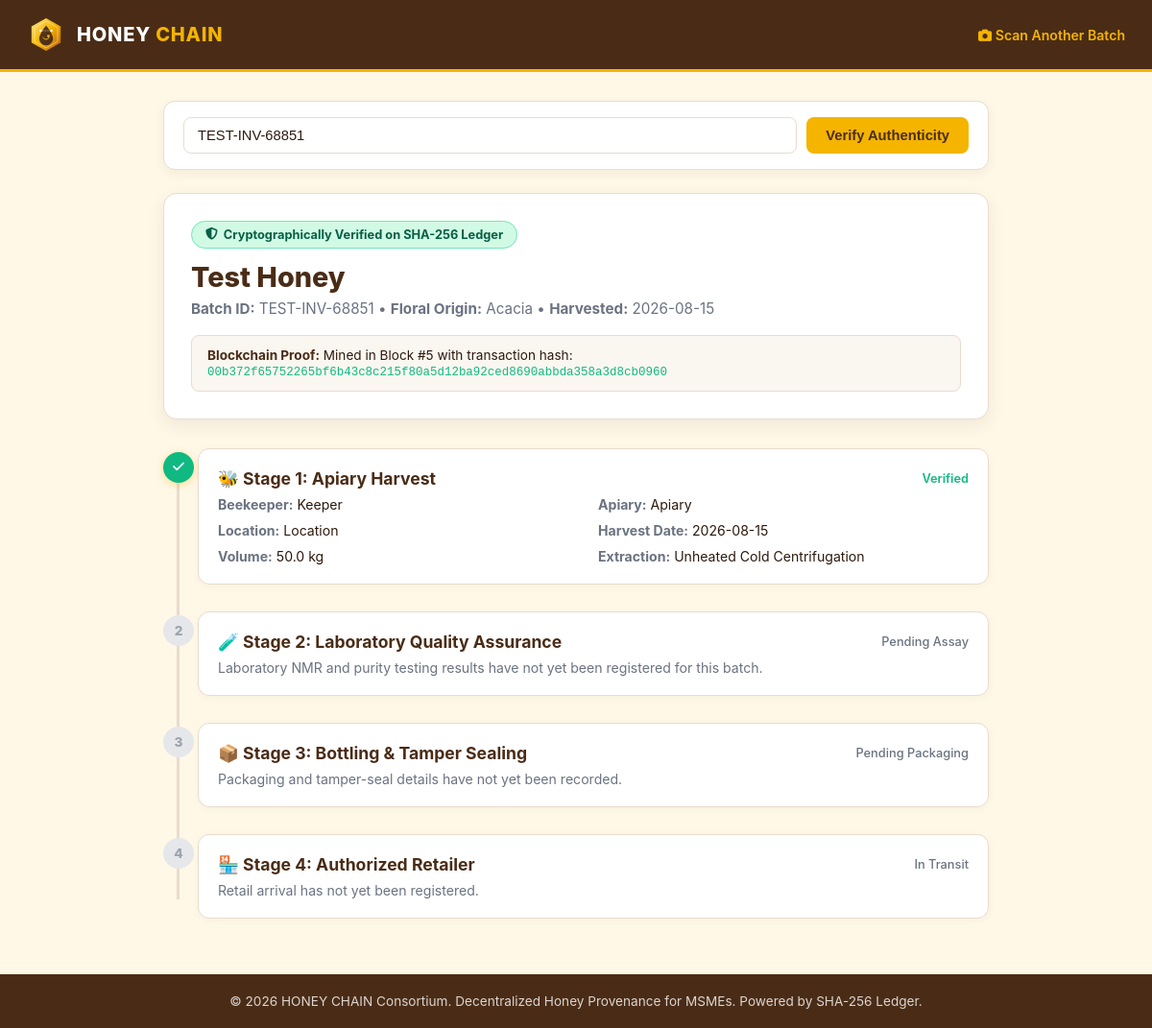
The page /trace/TEST-INV-68851 on the database its author committed.
### tables this page shows
CREATE TABLE batches (
            batch_id TEXT PRIMARY KEY,
            product_name TEXT NOT NULL,
            floral_source TEXT NOT NULL,
            apiary_name TEXT NOT NULL,
            beekeeper_name TEXT NOT NULL,
            origin_location TEXT NOT NULL,
            harvest_date TEXT NOT NULL,
            comb_type TEXT DEFAULT 'Pure Capped Comb',
            extraction_method TEXT DEFAULT 'Unheated Cold Centrifugation',
            quantity_kg REAL DEFAULT 200.0,
            current_stage TEXT NOT NULL DEFAULT 'Block 1: Honey Batch Registered',
            stage_num INTEGER NOT NULL DEFAULT 1,
            qr_code_image TEXT,
            tx_hash TEXT,
            block_index INTEGER,
            created_at TEXT NOT NULL,
            
            -- Block 2: Laboratory Test Info & Digital Signatures
            lab_name TEXT,
            inspector_name TEXT,
            certificate_no TEXT,
            purity_score REAL,
            moisture_content REAL,
            nmr_profile TEXT,
            hmf_level REAL,
            lab_test_date TEXT,
            digital_signature TEXT,
            signing_key_id TEXT,
            signature_timestamp TEXT,
            
            -- Block 3: Honey Packaging Info
            packaging_plant TEXT,
            packaging_supervisor TEXT,
            jar_format TEXT,
            net_weight TEXT,
            tamper_seal_id TEXT,
            packaging_date TEXT,
            lot_number TEXT,
            
            -- Block 4: Seller Info
            seller_name TEXT,
            store_location TEXT,
            license_no TEXT,
            shelf_arrival_date TEXT,
            sale_price TEXT,
            retail_status TEXT DEFAULT 'On Shelf & Authenticated'
        );

### app.py (the view)
@app.route("/trace")
@app.route("/trace/<batch_id>")
def trace_route(batch_id=None):
    clean_id = (batch_id or request.args.get("batch_id", "")).strip().upper().lstrip("#")
    batch = database.get_batch(clean_id) if clean_id else None
    return render_template(
        "public/trace.html",
        batch=batch,
        searched_id=clean_id
    )

### database/database.py (called while the page is built)
def get_db_connection():
    db_parent = os.path.dirname(DB_PATH)
    if db_parent:
        os.makedirs(db_parent, exist_ok=True)
    conn = sqlite3.connect(DB_PATH)
    conn.row_factory = sqlite3.Row
    return conn

def get_batch(batch_id):
    conn = get_db_connection()
    cursor = conn.cursor()
    cursor.execute("SELECT * FROM batches WHERE UPPER(batch_id) = UPPER(?)", (batch_id.strip(),))
    row = cursor.fetchone()
    conn.close()
    return dict(row) if row else None

### templates/public/trace.html (shortened to what this page needs)
<!DOCTYPE html>
<html lang="en">
<head>
  <link rel="stylesheet" href="https://cdnjs.cloudflare.com/ajax/libs/font-awesome/6.5.0/css/all.min.css">
</head>
<body>
  <header class="public-header">
    <a href="{{ url_for('index') }}" class="brand-link">
      <img src="{{ url_for('static', filename='images/honey-logo.svg') }}" alt="Honey Chain Logo">
      <div class="brand-title">HONEY <span>CHAIN</span></div>
    </a>
    <div class="header-actions">
      <a href="{{ url_for('qr_scan') }}"><i class="fa-solid fa-camera"></i> Scan Another Batch</a>
    </div>
  </header>
  <div class="container">
    <div class="search-card">
      <form action="{{ url_for('trace_route') }}" method="GET" class="search-form" onsubmit="event.preventDefault(); const id = document.getElementById('traceSearchInput').value.trim(); if(id) window.location.href='/trace/' + encodeURIComponent(id);">
        <input type="text" id="traceSearchInput" class="search-input" value="{{ batch.batch_id if batch else '' }}" placeholder="Enter Honey Batch ID (e.g. HC-2026-1001)" required>
        <button type="submit" class="search-btn">Verify Authenticity</button>
      </form>
    </div>
    {% if batch %}
      <div class="certificate-card">
        <div class="cert-badge">
          <i class="fa-solid fa-shield-halved"></i> Cryptographically Verified on SHA-256 Ledger
        </div>
        <h1 class="product-title">{{ batch.product_name }}</h1>
        <div class="product-meta">
          <strong>Batch ID:</strong> {{ batch.batch_id }} &bull;
          <strong>Floral Origin:</strong> {{ batch.floral_source }} &bull;
          <strong>Harvested:</strong> {{ batch.harvest_date }}
        </div>
        <div style="background: #FAF6F0; border-radius: 8px; padding: 12px 16px; font-size: 0.85rem; border: 1px solid var(--hc-border);">
          <strong style="color: var(--hc-brown);">Blockchain Proof:</strong>
          Mined in Block #{{ batch.block_index }} with transaction hash:
          <code style="display: block; color: var(--hc-green); font-size: 0.78rem; word-break: break-all; margin-top: 3px;">
            {{ batch.tx_hash }}
          </code>
        </div>
      </div>
      <div class="timeline">
        <div class="timeline-item">
          <div class="timeline-dot done"><i class="fa-solid fa-check"></i></div>
          <div class="timeline-content">
            <div class="stage-title">
              <span>🐝 Stage 1: Apiary Harvest</span>
              <span style="font-size: 0.8rem; color: var(--hc-green); font-weight: 600;">Verified</span>
            </div>
            <div class="stage-details">
              <div><strong>Beekeeper:</strong> {{ batch.beekeeper_name }}</div>
              <div><strong>Apiary:</strong> {{ batch.apiary_name }}</div>
              <div><strong>Location:</strong> {{ batch.origin_location }}</div>
              <div><strong>Harvest Date:</strong> {{ batch.harvest_date }}</div>
              <div><strong>Volume:</strong> {{ batch.quantity_kg }} kg</div>
              <div><strong>Extraction:</strong> {{ batch.extraction_method }}</div>
            </div>
          </div>
        </div>
        <div class="timeline-item">
          <div class="timeline-dot {% if batch.stage_num >= 2 %}done{% else %}pending{% endif %}">
            {% if batch.stage_num >= 2 %}<i class="fa-solid fa-check"></i>{% else %}2{% endif %}
          </div>
          <div class="timeline-content">
            <div class="stage-title">
              <span>🧪 Stage 2: Laboratory Quality Assurance</span>
              {% if batch.stage_num >= 2 %}
                <span style="font-size: 0.8rem; color: var(--hc-green); font-weight: 600;">Passed &amp; Certified</span>
              {% else %}
                <span style="font-size: 0.8rem; color: var(--hc-muted); font-weight: 500;">Pending Assay</span>
              {% endif %}
            </div>
            {% if batch.stage_num >= 2 %}
              <div class="stage-details">
                <div><strong>Testing Facility:</strong> {{ batch.lab_name }}</div>
                <div><strong>Certified Inspector:</strong> {{ batch.inspector_name }}</div>
                <div><strong>Certificate Ref:</strong> {{ batch.certificate_no }}</div>
                <div><strong>Purity Score:</strong> <span style="color: var(--hc-green); font-weight: 700;">{{ batch.purity_score }}%</span></div>
                <div><strong>Moisture Content:</strong> {{ batch.moisture_content }}%</div>
                <div><strong>HMF Level:</strong> {{ batch.hmf_level }} mg/kg</div>
              </div>
              <div class="hash-badge">
                <strong>HMAC SHA-256 Signature:</strong> {{ batch.digital_signature }}
              </div>
            {% else %}
              <p style="color: var(--hc-muted); font-size: 0.88rem; margin: 4px 0 0 0;">
                Laboratory NMR and purity testing results have not yet been registered for this batch.
              </p>
            {% endif %}
          </div>
        </div>
        <div class="timeline-item">
          <div class="timeline-dot {% if batch.stage_num >= 3 %}done{% else %}pending{% endif %}">
            {% if batch.stage_num >= 3 %}<i class="fa-solid fa-check"></i>{% else %}3{% endif %}
          </div>
          <div class="timeline-content">
            <div class="stage-title">
              <span>📦 Stage 3: Bottling &amp; Tamper Sealing</span>
              {% if batch.stage_num >= 3 %}
                <span style="font-size: 0.8rem; color: var(--hc-green); font-weight: 600;">Sealed &amp; Packaged</span>
              {% else %}
                <span style="font-size: 0.8rem; color: var(--hc-muted); font-weight: 500;">Pending Packaging</span>
              {% endif %}
            </div>
            {% if batch.stage_num >= 3 %}
              <div class="stage-details">
                <div><strong>Facility:</strong> {{ batch.packaging_plant }}</div>
                <div><strong>Supervisor:</strong> {{ batch.packaging_supervisor }}</div>
                <div><strong>Container:</strong> {{ batch.jar_format }}</div>
                <div><strong>Tamper Seal ID:</strong> <span style="color: var(--hc-green); font-weight: 700;">{{ batch.tamper_seal_id }}</span></div>
                <div><strong>Lot Number:</strong> {{ batch.lot_number }}</div>
                <div><strong>Packaged Date:</strong> {{ batch.packaging_date }}</div>
              </div>
            {% else %}
              <p style="color: var(--hc-muted); font-size: 0.88rem; margin: 4px 0 0 0;">
                Packaging and tamper-seal details have not yet been recorded.
              </p>
            {% endif %}
          </div>
        </div>
        <div class="timeline-item">
          <div class="timeline-dot {% if batch.stage_num >= 4 %}done{% else %}pending{% endif %}">
            {% if batch.stage_num >= 4 %}<i class="fa-solid fa-check"></i>{% else %}4{% endif %}
          </div>
          <div class="timeline-content">
            <div class="stage-title">
              <span>🏪 Stage 4: Authorized Retailer</span>
              {% if batch.stage_num >= 4 %}
                <span style="font-size: 0.8rem; color: var(--hc-green); font-weight: 600;">On Shelf</span>
              {% else %}
                <span style="font-size: 0.8rem; color: var(--hc-muted); font-weight: 500;">In Transit</span>
              {% endif %}
            </div>
            {% if batch.stage_num >= 4 %}
              <div class="stage-details">
                <div><strong>Retailer:</strong> {{ batch.seller_name }}</div>
                <div><strong>Store Location:</strong> {{ batch.store_location }}</div>
                <div><strong>License:</strong> {{ batch.license_no }}</div>
                <div><strong>Shelf Arrival:</strong> {{ batch.shelf_arrival_date }}</div>
                <div><strong>Retail Status:</strong> <span style="color: var(--hc-green); font-weight: 700;">{{ batch.retail_status }}</span></div>
              </div>
            {% else %}
              <p style="color: var(--hc-muted); font-size: 0.88rem; margin: 4px 0 0 0;">
                Retail arrival has not yet been registered.
              </p>
            {% endif %}
          </div>
        </div>
      </div>
    {% endif %}
  </div>
  <footer class="footer">
    © 2026 HONEY CHAIN Consortium. Decentralized Honey Provenance for MSMEs. Powered by SHA-256 Ledger.
  </footer>
</body>
</html>

### templates/public/trace.html (style rules this page uses)
:root { --hc-yellow: #F4B400; --hc-yellow-dark: #D99B00; --hc-yellow-light: #FFF8E7; --hc-brown: #4A2C16; --hc-brown-light: #6A4426; --hc-card: #FFFFFF; --hc-border: #EADBCE; --hc-green: #10B981; --hc-text: #2D1A0D; --hc-muted: #6B7280; }
body { margin: 0; padding: 0; font-family: -apple-system, BlinkMacSystemFont, "Segoe UI", Roboto, "Helvetica Neue", Arial, sans-serif; background-color: var(--hc-yellow-light); color: var(--hc-text); min-height: 100vh; display: flex; flex-direction: column; }
.public-header { background: var(--hc-brown); padding: 16px 28px; display: flex; align-items: center; justify-content: space-between; border-bottom: 3px solid var(--hc-yellow); }
.brand-link { display: flex; align-items: center; gap: 12px; text-decoration: none; color: #FFFFFF; }
.brand-link img { width: 40px; height: 40px; }
.brand-title { font-size: 1.25rem; font-weight: 800; letter-spacing: 0.8px; }
.brand-title span { color: var(--hc-yellow); }
.header-actions a { color: var(--hc-yellow); text-decoration: none; font-weight: 600; font-size: 0.88rem; }
.container { max-width: 900px; width: 100%; margin: 0 auto; padding: 30px 20px; box-sizing: border-box; flex-grow: 1; }
.search-card { background: var(--hc-card); border: 1px solid var(--hc-border); border-radius: 12px; padding: 16px 20px; margin-bottom: 24px; box-shadow: 0 4px 12px rgba(74, 44, 22, 0.06); }
.search-form { display: flex; gap: 10px; }
.search-input { flex: 1; padding: 10px 14px; border: 1.5px solid var(--hc-border); border-radius: 8px; font-size: 0.92rem; outline: none; color: var(--hc-text); }
.search-btn { background: var(--hc-yellow); color: var(--hc-brown); font-weight: 700; border: none; border-radius: 8px; padding: 10px 20px; cursor: pointer; font-size: 0.92rem; }
.certificate-card { background: var(--hc-card); border: 1px solid var(--hc-border); border-radius: 14px; padding: 28px; margin-bottom: 24px; box-shadow: 0 6px 18px rgba(74, 44, 22, 0.08); position: relative; }
.cert-badge { display: inline-flex; align-items: center; gap: 6px; background: #D1FAE5; color: #065F46; border: 1px solid #6EE7B7; padding: 6px 14px; border-radius: 20px; font-size: 0.8rem; font-weight: 700; margin-bottom: 12px; }
.product-title { font-size: 1.8rem; font-weight: 800; color: var(--hc-brown); margin: 0 0 6px 0; }
.product-meta { font-size: 0.95rem; color: var(--hc-muted); margin-bottom: 18px; }
.timeline { position: relative; margin-top: 30px; padding-left: 36px; }
.timeline::before { content: ""; position: absolute; top: 10px; bottom: 20px; left: 14px; width: 3px; background: var(--hc-border); }
.timeline-item { position: relative; margin-bottom: 28px; }
.timeline-dot { position: absolute; left: -36px; top: 4px; width: 32px; height: 32px; border-radius: 50%; background: var(--hc-yellow); color: var(--hc-brown); display: flex; align-items: center; justify-content: center; font-weight: 800; font-size: 0.85rem; box-shadow: 0 2px 8px rgba(244, 180, 0, 0.4); }
.timeline-dot.done { background: var(--hc-green); color: #FFFFFF; }
.timeline-dot.pending { background: #E5E7EB; color: #9CA3AF; box-shadow: none; }
.timeline-content { background: var(--hc-card); border: 1px solid var(--hc-border); border-radius: 12px; padding: 20px; box-shadow: 0 2px 8px rgba(74, 44, 22, 0.04); }
.stage-title { font-size: 1.1rem; font-weight: 700; color: var(--hc-brown); margin: 0 0 8px 0; display: flex; justify-content: space-between; align-items: center; }
.stage-details { display: grid; grid-template-columns: 1fr 1fr; gap: 10px; font-size: 0.88rem; }
.stage-details div strong { color: var(--hc-muted); }
.footer { background: var(--hc-brown); color: rgba(255, 255, 255, 0.8); text-align: center; padding: 20px; font-size: 0.85rem; margin-top: auto; }

### rows shown on the page
batches: batch_id "TEST-INV-68851", product_name "Test Honey", floral_source "Acacia", harvest_date "2026-08-15", block_index "5", tx_hash "00b372f65752265bf6b43c8c215f80a5d12ba92ced8690abbda358a3d8cb0960", beekeeper_name "Keeper", apiary_name "Apiary", origin_location "Location", quantity_kg "50.0", extraction_method "Unheated Cold Centrifugation"
